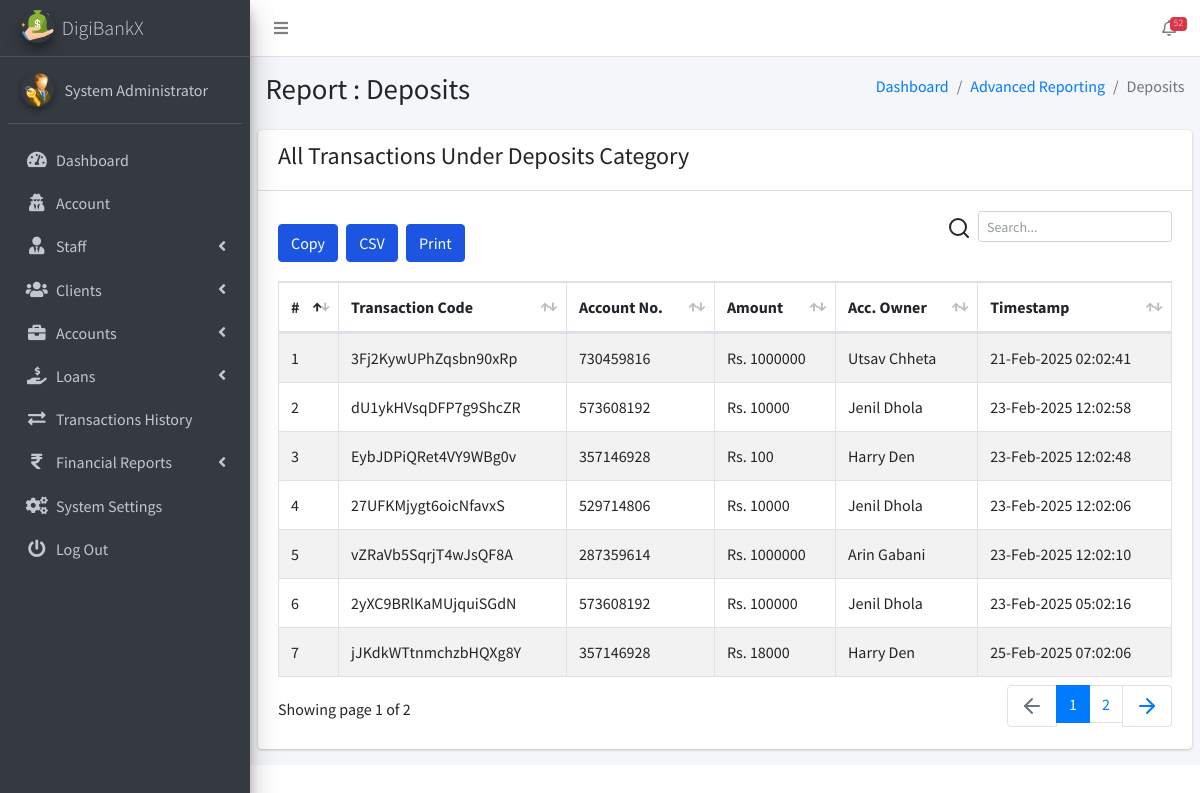
Page /admin/pages_financial_reporting_deposits.php (signed in) on the committed database.
### tables this page shows
CREATE TABLE `ib_systemsettings` (
  `id` int(20) NOT NULL,
  `sys_name` longtext NOT NULL,
  `sys_tagline` longtext NOT NULL,
  `sys_logo` varchar(200) NOT NULL,
  `is_active` tinyint(1) NOT NULL DEFAULT 1
);

CREATE TABLE `ib_admin` (
  `admin_id` int(11) NOT NULL,
  `name` varchar(200) NOT NULL,
  `email` varchar(200) NOT NULL,
  `number` varchar(200) NOT NULL,
  `password` varchar(200) NOT NULL,
  `profile_pic` varchar(200) NOT NULL,
  `is_active` tinyint(1) NOT NULL DEFAULT 1,
  `otp` varchar(6) DEFAULT NULL,
  `otp_expiry` datetime DEFAULT NULL
);

CREATE TABLE `ib_transactions` (
  `tr_id` int(20) NOT NULL,
  `tr_code` varchar(200) NOT NULL,
  `account_id` int(20) NOT NULL,
  `tr_type` varchar(200) NOT NULL,
  `tr_status` varchar(200) NOT NULL,
  `client_id` int(10) UNSIGNED NOT NULL,
  `transaction_amt` varchar(200) NOT NULL,
  `receiving_acc_no` varchar(200) DEFAULT NULL,
  `created_at` timestamp(6) NOT NULL DEFAULT current_timestamp(6) ON UPDATE current_timestamp(6),
  `is_active` tinyint(1) NOT NULL DEFAULT 1
);

CREATE TABLE `ib_bankaccounts` (
  `account_id` int(20) NOT NULL,
  `acc_name` varchar(200) NOT NULL,
  `account_number` varchar(200) NOT NULL,
  `acc_type` varchar(200) NOT NULL,
  `acc_rates` varchar(200) NOT NULL,
  `acc_status` varchar(200) NOT NULL,
  `acc_amount` decimal(10,2) NOT NULL,
  `client_id` int(10) UNSIGNED DEFAULT NULL,
  `created_at` timestamp(6) NOT NULL DEFAULT current_timestamp(6) ON UPDATE current_timestamp(6),
  `is_active` tinyint(1) NOT NULL DEFAULT 1
);

CREATE TABLE `ib_clients` (
  `client_id` int(10) UNSIGNED NOT NULL,
  `name` varchar(200) NOT NULL,
  `phone` varchar(200) NOT NULL,
  `address` varchar(200) NOT NULL,
  `email` varchar(200) NOT NULL,
  `password` varchar(200) NOT NULL,
  `profile_pic` varchar(200) NOT NULL,
  `client_number` varchar(200) NOT NULL,
  `is_active` tinyint(1) NOT NULL DEFAULT 1,
  `otp` varchar(10) DEFAULT NULL,
  `otp_expiry` datetime DEFAULT NULL
);

### admin/pages_financial_reporting_deposits.php (the view, shortened to what this page needs)
<?php
include('conf/config.php');
?>
<!DOCTYPE html>
<html>
<?php include("dist/_partials/head.php"); ?>
<body class="hold-transition sidebar-mini layout-fixed layout-navbar-fixed">
  <div class="wrapper">
    <?php include("dist/_partials/nav.php"); ?>
    <?php include("dist/_partials/sidebar.php"); ?>
    <div class="content-wrapper">
      <section class="content-header">
        <div class="container-fluid">
          <div class="row mb-2">
            <div class="col-sm-6">
              <h1>Report : Deposits</h1>
            </div>
            <div class="col-sm-6">
              <ol class="breadcrumb float-sm-right">
                <li class="breadcrumb-item"><a href="pages_dashboard.php">Dashboard</a></li>
                <li class="breadcrumb-item"><a href="pages_financial_reporting_deposits.php">Advanced Reporting</a></li>
                <li class="breadcrumb-item active">Deposits</li>
              </ol>
            </div>
          </div>
        </div>
      </section>
      <section class="content">
        <div class="row">
          <div class="col-12">
            <div class="card">
              <div class="card-header">
                <h4>All Transactions Under Deposits Category</h4>
              </div>
              <div class="card-body">
                <table id="export" class="table table-hover table-bordered table-striped">
                  <thead>
                    <tr>
                      <th>#</th>
                      <th>Transaction Code</th>
                      <th>Account No.</th>
                      <th>Amount</th>
                      <th>Acc. Owner</th>
                      <th>Timestamp</th>
                    </tr>
                  </thead>
                  <tbody>
                    <?php
                    $ret = "SELECT t.tr_id, t.tr_code, t.tr_type, b.account_number, t.transaction_amt, c.name AS client_name, t.created_at
FROM ib_transactions t
JOIN ib_bankaccounts b ON t.account_id = b.account_id
JOIN ib_clients c ON t.client_id = c.client_id
WHERE t.tr_type = 'Deposit';
";
                    $stmt = $mysqli->prepare($ret);
                    $stmt->execute();
                    $res = $stmt->get_result();
                    $cnt = 1;
                    while ($row = $res->fetch_object()) {
                      $transTstamp = $row->created_at;
                    ?>
                      <tr>
                        <td><?php echo $cnt; ?></td>
                        <td><?php echo $row->tr_code; ?></a></td>
                        <td><?php echo $row->account_number; ?></td>
                        <td>Rs. <?php echo $row->transaction_amt; ?></td>
                        <td><?php echo $row->client_name; ?></td>
                        <td><?php echo date("d-M-Y h:m:s ", strtotime($transTstamp)); ?></td>
                      </tr>
                    <?php $cnt = $cnt + 1;
                    } ?>
                </table>
              </div>
            </div>
          </div>
        </div>
      </section>
    </div>
  </div>
</body>
</html>

### admin/dist/_partials/sidebar.php (shortened to what this page needs)
<aside class="main-sidebar sidebar-dark-primary elevation-4">
    <?php
    $admin_id = $_SESSION['admin_id'];
    $query = "SELECT * FROM iB_admin WHERE admin_id = ?";
    $stmt = $mysqli->prepare($query);
    $stmt->bind_param('i', $admin_id);
    $stmt->execute();
    $res = $stmt->get_result();
    while ($row = $res->fetch_object()) {
        $profile_picture = empty($row->profile_pic)
            ? "<img src='dist/img/user_icon.png' class='img-circle elevation-2' alt='User Image'>"
            : "<img src='dist/img/$row->profile_pic' class='img-circle elevation-2' alt='User Image'>";
        $sys_query = "SELECT * FROM iB_SystemSettings";
        $stmt = $mysqli->prepare($sys_query);
        $stmt->execute();
        $sys_res = $stmt->get_result();
        while ($sys = $sys_res->fetch_object()) {
            ?>
            <a href="pages_dashboard.php" class="brand-link text-light">
                <img src="dist/img/<?php echo $sys->sys_logo; ?>" alt="Logo" class="brand-image img-circle elevation-3">
                <span class="brand-text font-weight-light"><?php echo $sys->sys_name; ?></span>
            </a>
            <div class="sidebar">
                <div class="user-panel mt-3 pb-3 mb-3 d-flex">
                    <div class="image"><?php echo $profile_picture; ?></div>
                    <div class="info">
                        <a href="#" class="d-block"><?php echo $row->name; ?></a>
                    </div>
                </div>
                <nav class="mt-2">
                    <ul class="nav nav-pills nav-sidebar flex-column" data-widget="treeview" role="menu">
                        <li class="nav-item">
                            <a href="pages_dashboard.php" class="nav-link">
                                <i class="nav-icon fas fa-tachometer-alt"></i>
                                <p>Dashboard</p>
                            </a>
                        </li>
                        <li class="nav-item">
                            <a href="pages_account.php" class="nav-link">
                                <i class="nav-icon fas fa-user-secret"></i>
                                <p>Account</p>
                            </a>
                        </li>
                        <li class="nav-item has-treeview">
                            <a href="#" class="nav-link">
                                <i class="nav-icon fas fa-user-tie"></i>
                                <p>Staff <i class="fas fa-angle-left right"></i></p>
                            </a>
                        </li>
                        <li class="nav-item has-treeview">
                            <a href="#" class="nav-link">
                                <i class="nav-icon fas fa-users"></i>
                                <p>Clients <i class="fas fa-angle-left right"></i></p>
                            </a>
                        </li>
                        <li class="nav-item has-treeview">
                            <a href="#" class="nav-link">
                                <i class="nav-icon fas fa-briefcase"></i>
                                <p>Accounts <i class="fas fa-angle-left right"></i></p>
                            </a>
                        </li>
                        <li class="nav-item has-treeview">
                            <a href="#" class="nav-link">
                                <i class="nav-icon fas fa-hand-holding-usd"></i>
                                <p>
                                    Loans
                                    <i class="fas fa-angle-left right"></i>
                                </p>
                            </a>
                        </li>
                        <li class="nav-item">
                            <a href="pages_transactions_engine.php" class="nav-link">
                                <i class="nav-icon fas fa-exchange-alt"></i>
                                <p>Transactions History</p>
                            </a>
                        </li>
                        <li class="nav-item has-treeview">
                            <a href="#" class="nav-link">
                                <i class="nav-icon fas fa-rupee-sign"></i>
                                <p>Financial Reports <i class="fas fa-angle-left right"></i></p>
                            </a>
                        </li>
                        <li class="nav-item">
                            <a href="pages_system_settings.php" class="nav-link">
                                <i class="nav-icon fas fa-cogs"></i>
                                <p>System Settings</p>
                            </a>
                        </li>
                        <li class="nav-item">
                            <a href="pages_logout.php" class="nav-link">
                                <i class="nav-icon fas fa-power-off"></i>
                                <p>Log Out</p>
                            </a>
                        </li>
                    </ul>
                </nav>
            </div>
        </aside>
    <?php }
    } ?>

### rows in the picture
ib_admin: name "System Administrator"
ib_systemsettings: sys_logo (picture), sys_name "DigiBankX", ib_admin.profile_pic (picture)
ib_transactions: tr_code "3Fj2KywUPhZqsbn90xRp", account.account_number "730459816", transaction_amt "1000000", client.name "Utsav Chheta", created_at "21-Feb-2025 02:02:41"
ib_transactions: tr_code "dU1ykHVsqDFP7g9ShcZR", account.account_number "573608192", transaction_amt "10000", client.name "Jenil Dhola", created_at "23-Feb-2025 12:02:58"
ib_transactions: tr_code "EybJDPiQRet4VY9WBg0v", account.account_number "357146928", transaction_amt "100", client.name "Harry Den", created_at "23-Feb-2025 12:02:48"
ib_transactions: tr_code "27UFKMjygt6oicNfavxS", account.account_number "529714806", transaction_amt "10000", client.name "Jenil Dhola", created_at "23-Feb-2025 12:02:06"
ib_transactions: tr_code "vZRaVb5SqrjT4wJsQF8A", account.account_number "287359614", transaction_amt "1000000", client.name "Arin Gabani", created_at "23-Feb-2025 12:02:10"
ib_transactions: tr_code "2yXC9BRlKaMUjquiSGdN", account.account_number "573608192", transaction_amt "100000", client.name "Jenil Dhola", created_at "23-Feb-2025 05:02:16"
ib_transactions: tr_code "jJKdkWTtnmchzbHQXg8Y", account.account_number "357146928", transaction_amt "18000", client.name "Harry Den", created_at "25-Feb-2025 07:02:06"

### other values in the picture
$ntf "52"
